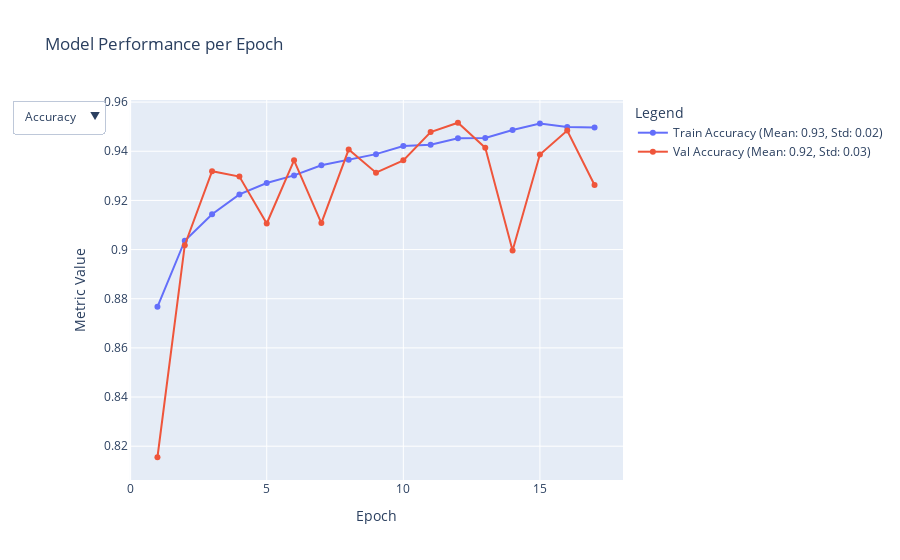

Notebook source saved alongside this figure:
### Code cell
# Scatter plots for each metric using an interactive view with Plotly

scatter_plot_metrics(history_path)

### Figure 1 — Plotly figure (JSON) as saved in the notebook; plotly's stock layout.template omitted (floating-point values rounded to 4 significant figures)
{"data": [{"mode": "lines+markers", "name": "Train Accuracy (Mean: 0.93, Std: 0.02)", "type": "scatter", "visible": true, "x": [1, 2, 3, 4, 5, 6, 7, 8, 9, 10, 11, 12, 13, 14, 15, 16, 17], "y": [0.8767, 0.9036, 0.9144, 0.9225, 0.9271, 0.9302, 0.9343, 0.9366, 0.9388, 0.9421, 0.9427, 0.9453, 0.9454, 0.9487, 0.9513, 0.9499, 0.9496]}, {"mode": "lines+markers", "name": "Val Accuracy (Mean: 0.92, Std: 0.03)", "type": "scatter", "visible": true, "x": [1, 2, 3, 4, 5, 6, 7, 8, 9, 10, 11, 12, 13, 14, 15, 16, 17], "y": [0.8155, 0.9018, 0.9319, 0.9297, 0.9106, 0.9363, 0.9108, 0.9407, 0.9313, 0.9363, 0.9478, 0.9516, 0.9414, 0.8996, 0.9387, 0.9484, 0.9263]}, {"mode": "lines+markers", "name": "Train Loss (Mean: 0.19, Std: 0.07)", "type": "scatter", "visible": false, "x": [1, 2, 3, 4, 5, 6, 7, 8, 9, 10, 11, 12, 13, 14, 15, 16, 17], "y": [0.4513, 0.2594, 0.2266, 0.2054, 0.1941, 0.1837, 0.1745, 0.1668, 0.1613, 0.1578, 0.1547, 0.1486, 0.1471, 0.1404, 0.1352, 0.1357, 0.1339]}, {"mode": "lines+markers", "name": "Val Loss (Mean: 0.21, Std: 0.09)", "type": "scatter", "visible": false, "x": [1, 2, 3, 4, 5, 6, 7, 8, 9, 10, 11, 12, 13, 14, 15, 16, 17], "y": [0.5392, 0.2527, 0.1826, 0.1899, 0.2374, 0.1678, 0.2385, 0.1642, 0.1853, 0.1678, 0.1447, 0.1341, 0.1616, 0.2376, 0.1571, 0.1442, 0.1894]}, {"mode": "lines+markers", "name": "Train Precision (Mean: 0.94, Std: 0.02)", "type": "scatter", "visible": false, "x": [1, 2, 3, 4, 5, 6, 7, 8, 9, 10, 11, 12, 13, 14, 15, 16, 17], "y": [0.8939, 0.9123, 0.9208, 0.9298, 0.9319, 0.9332, 0.938, 0.9401, 0.9422, 0.9436, 0.9466, 0.9475, 0.9468, 0.9514, 0.9545, 0.9538, 0.9535]}, {"mode": "lines+markers", "name": "Val Precision (Mean: 0.97, Std: 0.01)", "type": "scatter", "visible": false, "x": [1, 2, 3, 4, 5, 6, 7, 8, 9, 10, 11, 12, 13, 14, 15, 16, 17], "y": [0.979, 0.9617, 0.947, 0.9597, 0.9688, 0.9574, 0.9719, 0.9739, 0.9801, 0.9344, 0.9426, 0.9548, 0.9637, 0.9892, 0.9758, 0.9741, 0.9787]}], "layout": {"legend": {"title": {"text": "Legend"}}, "title": {"text": "Model Performance per Epoch"}, "updatemenus": [{"buttons": [{"args": [{"visible": [true, true, false, false, false, false]}, {"title": "Accuracy"}], "label": "Accuracy", "method": "update"}, {"args": [{"visible": [false, false, true, true, false, false]}, {"title": "Loss"}], "label": "Loss", "method": "update"}, {"args": [{"visible": [false, false, false, false, true, true]}, {"title": "Precision"}], "label": "Precision", "method": "update"}], "direction": "down", "showactive": true}], "xaxis": {"title": {"text": "Epoch"}}, "yaxis": {"title": {"text": "Metric Value"}}}}
